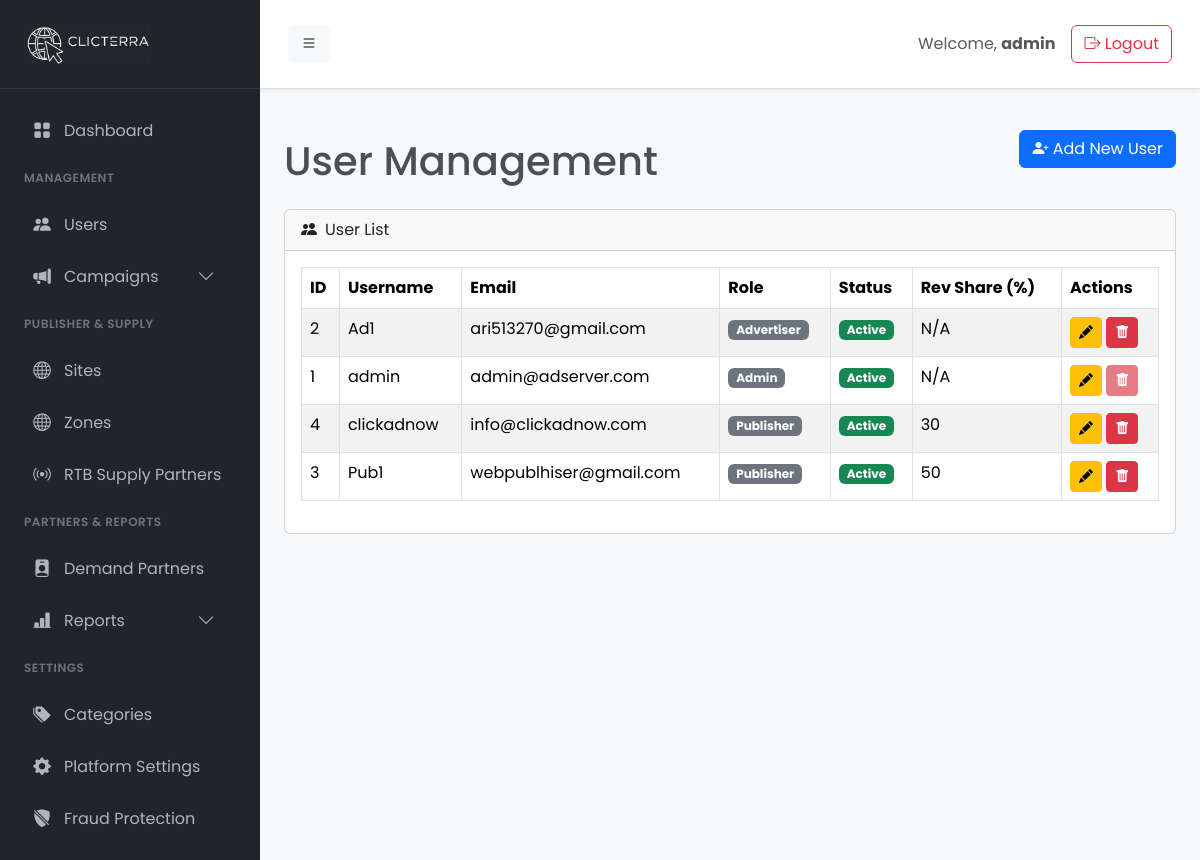
Before: /admin/user.php (signed in) with the older database file.
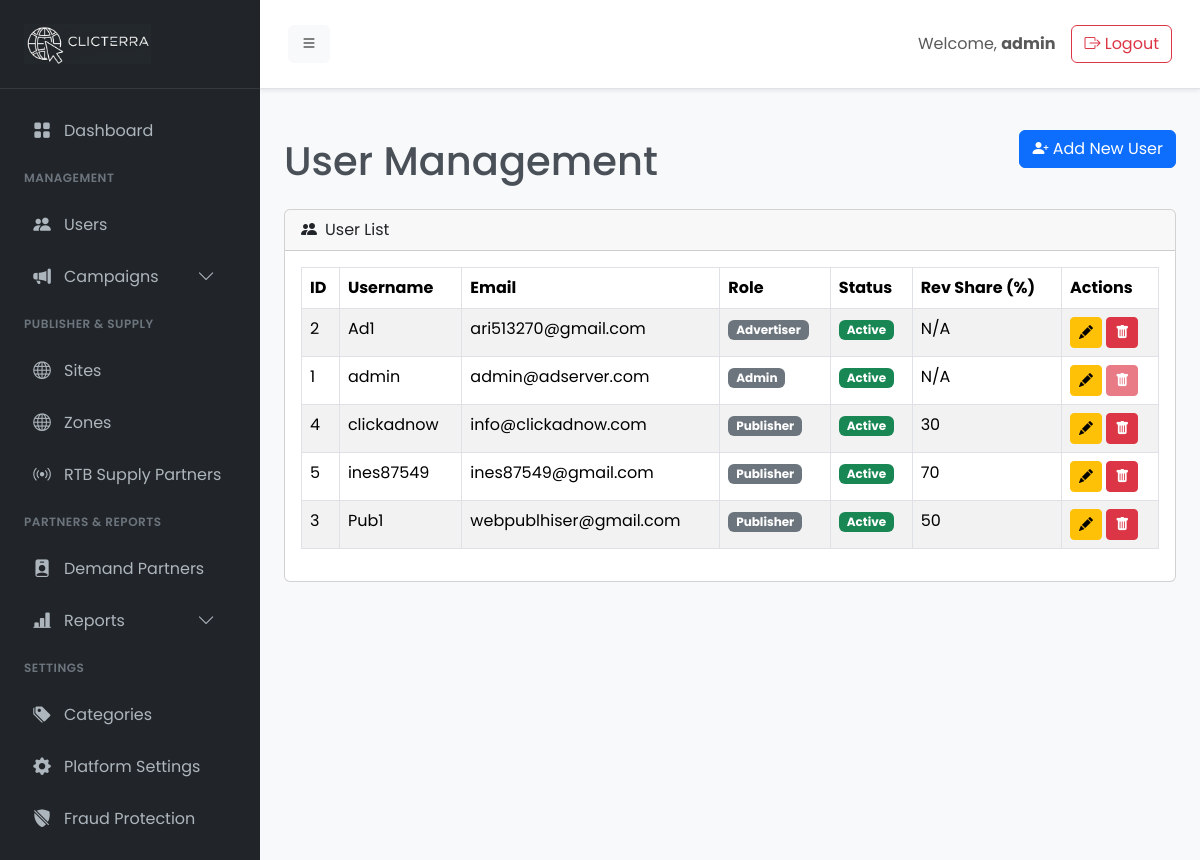
After: the same page with the newer database file.
### tables this page shows
CREATE TABLE `users` (
  `id` int(11) NOT NULL,
  `username` varchar(100) NOT NULL,
  `password` varchar(255) NOT NULL,
  `email` varchar(150) NOT NULL,
  `role` enum('admin','advertiser','publisher') NOT NULL,
  `revenue_share` int(11) DEFAULT 0,
  `payout_method` varchar(100) DEFAULT NULL,
  `payout_details` text DEFAULT NULL,
  `referred_by` int(11) DEFAULT NULL,
  `status` enum('active','inactive') DEFAULT 'active',
  `created_at` timestamp NULL DEFAULT current_timestamp()
);

### includes/settings.php (called while the page is built, shortened)
<?php
function get_setting($key, $conn = null) {
    static $settings = null;
    if ($settings === null && $conn) {
        $settings = [];
        $result = $conn->query("SELECT setting_key, setting_value FROM settings");
        if ($result) {
            while ($row = $result->fetch_assoc()) {
                $settings[$row['setting_key']] = $row['setting_value'];
            }
        }
    }
    return $settings[$key] ?? null;
}

### admin/user.php (the view, shortened to what this page needs)
<?php
require_once __DIR__ . '/init.php';
$sql = "SELECT id, username, email, role, status, revenue_share FROM users ORDER BY username ASC";
$result = $conn->query($sql);
?>
<?php require_once __DIR__ . '/templates/header.php'; ?>
<div class="d-flex justify-content-between align-items-center mb-4">
    <h1 class="mt-4 mb-0">User Management</h1>
    <div>
        <button class="btn btn-primary" data-bs-toggle="modal" data-bs-target="#addUserModal"><i class="bi bi-person-plus-fill"></i> Add New User</button>
    </div>
</div>
<div class="card">
    <div class="card-header">
        <i class="bi bi-people-fill me-2"></i>User List
    </div>
    <div class="card-body">
        <div class="table-responsive">
            <table class="table table-striped table-bordered">
                <thead>
                    <tr>
                        <th>ID</th>
                        <th>Username</th>
                        <th>Email</th>
                        <th>Role</th>
                        <th>Status</th>
                        <th>Rev Share (%)</th>
                        <th>Actions</th>
                    </tr>
                </thead>
                <tbody>
                    <?php if ($result && $result->num_rows > 0): ?>
                        <?php while($row = $result->fetch_assoc()): ?>
                            <tr>
                                <td><?php echo $row['id']; ?></td>
                                <td><?php echo htmlspecialchars($row['username']); ?></td>
                                <td><?php echo htmlspecialchars($row['email']); ?></td>
                                <td><span class="badge bg-secondary"><?php echo ucfirst($row['role']); ?></span></td>
                                <td>
                                    <?php if ($row['status'] == 'active'): ?>
                                        <span class="badge bg-success">Active</span>
                                    <?php else: ?>
                                        <span class="badge bg-danger">Inactive</span>
                                    <?php endif; ?>
                                </td>
                                <td><?php echo ($row['role'] === 'publisher') ? $row['revenue_share'] : 'N/A'; ?></td>
                                <td>
                                    <button class="btn btn-sm btn-warning edit-btn"
                                            data-bs-toggle="modal"
                                            data-bs-target="#editUserModal"
                                            data-id="<?php echo $row['id']; ?>"
                                            data-username="<?php echo htmlspecialchars($row['username']); ?>"
                                            data-email="<?php echo htmlspecialchars($row['email']); ?>"
                                            data-role="<?php echo $row['role']; ?>"
                                            data-status="<?php echo $row['status']; ?>"
                                            data-revenue_share="<?php echo $row['revenue_share']; ?>"
                                            title="Edit User">
                                        <i class="bi bi-pencil-fill"></i>
                                    </button>
                                    <button class="btn btn-sm btn-danger delete-btn"
                                            data-bs-toggle="modal"
                                            data-bs-target="#deleteUserModal"
                                            data-id="<?php echo $row['id']; ?>"
                                            data-username="<?php echo htmlspecialchars($row['username']); ?>"
                                            title="Delete User"
                                            <?php if ($row['id'] == $_SESSION['user_id'] || $row['id'] == 1) echo 'disabled'; ?> >
                                        <i class="bi bi-trash-fill"></i>
                                    </button>
                                </td>
                            </tr>
                        <?php endwhile; ?>
                    <?php else: ?>
                        <tr>
                            <td colspan="7" class="text-center">No users found.</td>
                        </tr>
                    <?php endif; ?>
                </tbody>
            </table>
        </div>
    </div>
</div>
<?php
require_once __DIR__ . '/templates/footer.php';
?>

Changed rows visible on the page:
added users: id "5", username "ines87549", email "ines87549@gmail.com", role "Publisher", status "Active", revenue_share "70"
